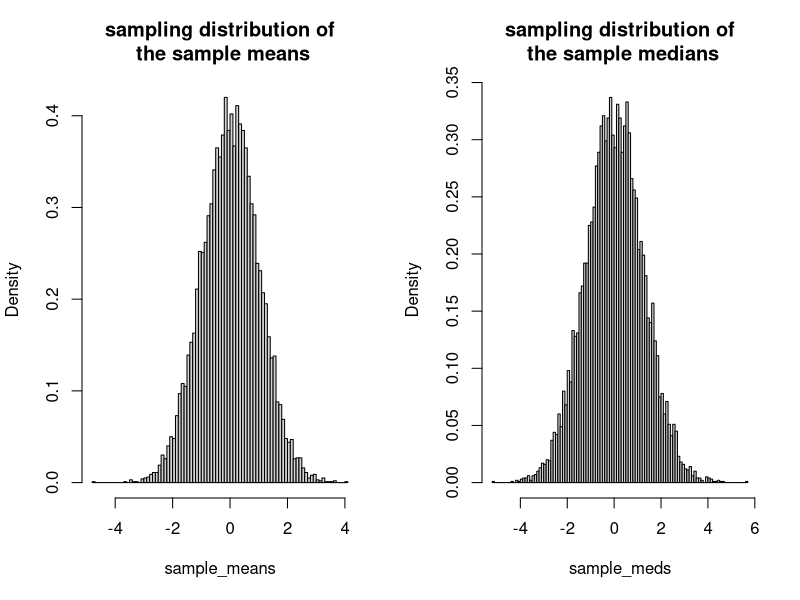
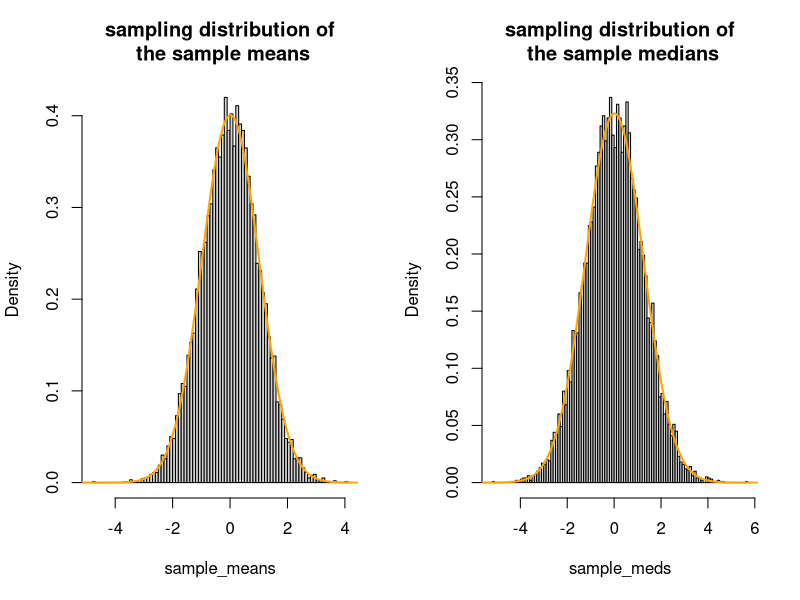
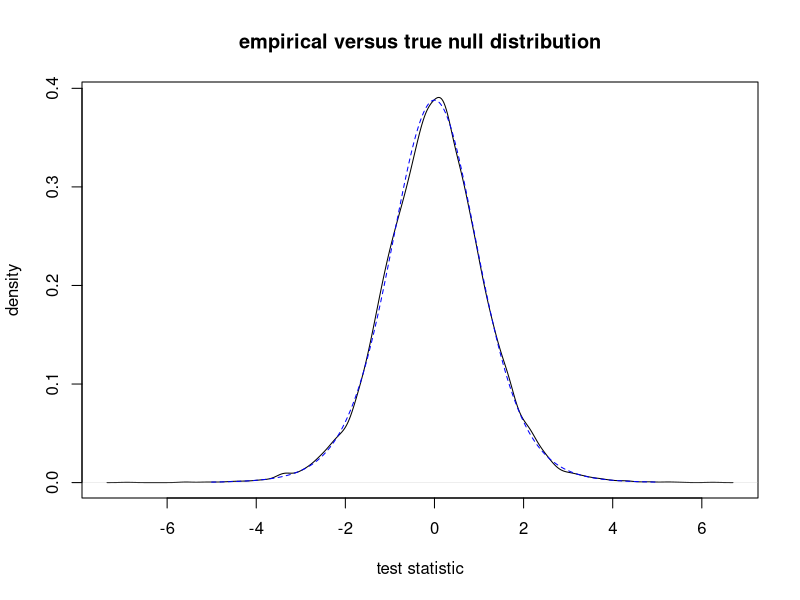
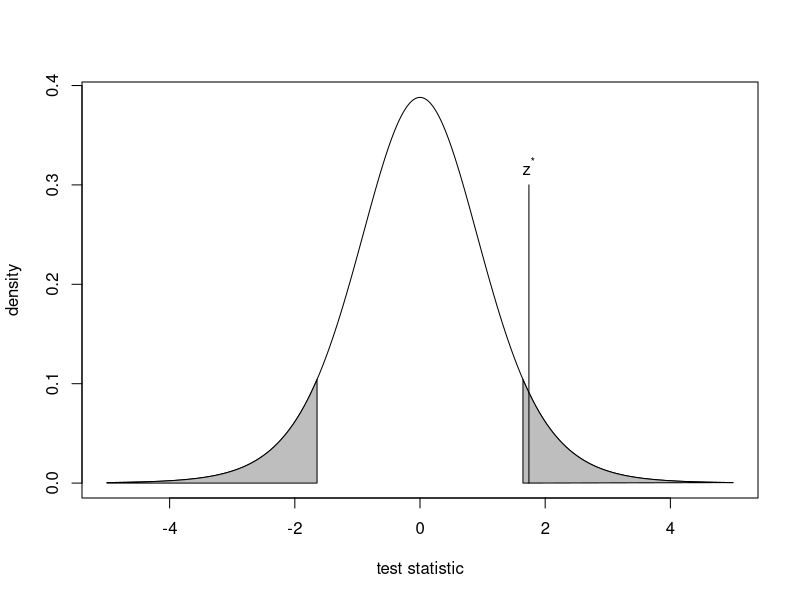
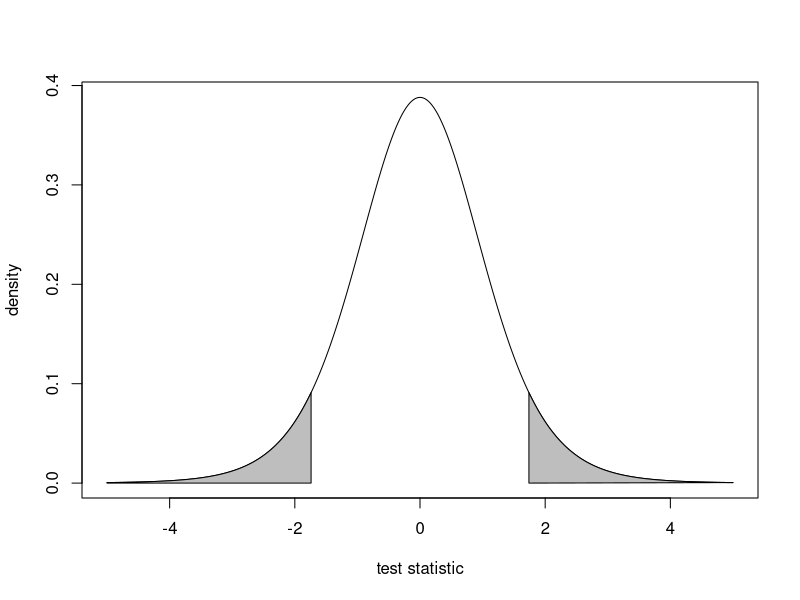
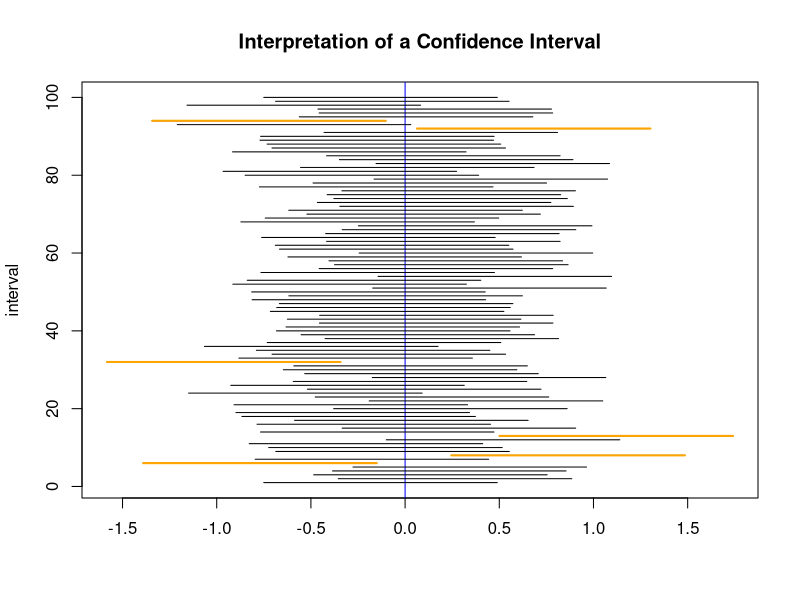

Generate these figures, in order, with R:
## ---- chunk 1
set.seed(1904) # set seed for reproducibility
nsamples <- 10000 # number of independent samples
n <- 100 # sample size
# store sample means and medians
sample_means <- numeric(nsamples)
sample_meds <- numeric(nsamples)
# perform experiment nsamples times
for (i in seq_len(nsamples)) {
  # draw sample
  y <- rnorm(n, mean = 0, sd = 10)
  # compute sample mean
  sample_means[i] <- mean(y)
  # compute and store sample median
  sample_meds[i] <- median(y)
}
## ---- chunk 2
par(mfrow = c(1, 2)) # side-by-side histograms
hist(sample_means, probability = TRUE, breaks = 100,
     main = "sampling distribution of\n the sample means")
hist(sample_meds, probability = TRUE, breaks = 100,
     main = "sampling distribution of\n the sample medians")
par(mfrow = c(1, 1))
## ---- chunk 3
mean(sample_means) # estimated mean of statistic
## ---- chunk 4
sd(sample_means) # estimated standard error of statistic
## ---- chunk 5
mean(sample_meds)
## ---- chunk 6
sd(sample_meds)
## ---- chunk 7
par(mfrow = c(1, 2)) # side-by-side histograms
s <- seq(-10, 10, len = 10000) # sequence for plotting
hist(sample_means, probability = TRUE, breaks = 100, col = "lightgrey",
     main = "sampling distribution of\n the sample means")
# normal curve with estimated mean and standard error
lines(s, dnorm(s, mean = mean(sample_means), sd = sd(sample_means)), col = "orange", lwd = 2)
hist(sample_meds, probability = TRUE, breaks = 100, col = "lightgrey",
     main = "sampling distribution of\n the sample medians")
lines(s, dnorm(s, mean = mean(sample_meds), sd = sd(sample_meds)), col = "orange", lwd = 2)
par(mfrow = c(1, 1))
## ---- chunk 8
#| echo: false
#| label: tbl-pvalue-interp
#| output: true
#| tbl-cap: A summary of common strength-of-evidence interpretations for p-values.
interp_df <- cbind(pvalue = c("$> 0.10$",
                              "$\\leq 0.10$",
                              "$\\leq 0.05$",
                              "$\\leq 0.01$",
                              "$\\leq 0.001$"),
                   interpretation = c("no evidence for $H_a$",
                                     "weak evidence for $H_a$",
                                     "moderate evidence for $H_a$",
                                     "strong evidence for $H_a$",
                                     "very strong evidence for $H_a$"))
knitr::kable(interp_df,
    col.names = c("p-value", "Interpretation"),
    align = c('l', 'l'))
## ---- chunk 9
# set number seed for reproducible results
set.seed(12)
# create vector to store test statistics
tstats <- numeric(10000)
# for 10,000 experiments
for (i in seq_len(10000)) {
  # draw a sample of size 10 from a N(2, 4^2)
  y <- rnorm(n = 10, mean = 2, sd = 4)
  # compute and store the test statistic for the sample
  tstats[i] <- (mean(y) - 2) / (sd(y) / sqrt(10))
}
## ---- chunk 10
# plot empirical null distribution
plot(density(tstats),
     xlab = "test statistic",
     ylab = "density",
     main = "empirical versus true null distribution")
# sequence to plot null density over
s <- seq(-5, 5, len = 1000)
lines(s, dt(s, df = 9), lty = 2, col = "blue")
## ---- chunk 11
mean(tstats > qt(0.95, df = 9))
## ---- chunk 12
qnorm(c(0.05,0.95))
## ---- chunk 13
#| label: fig-rejection-region
#| echo: false
#| execute: true
#| eval: true
#| output: true
#| fig-cap: A plot of the rejection region for a two-tailed alternative hypothesis.
# sequence of values to plot
s <- seq(-5, 5, len = 10000)
plot(s, dt(s, df = 9), type = "l",
     xlab = "test statistic", ylab = "density")
q1 <- qnorm(0.05)
q2 <- qnorm(0.95)
s2 <- c(seq(-5, q1, len = 1000), q1, -5)
y2 <- c(dt(seq(-5, q1, len = 1000), df = 9), 0, 0)
s3 <- c(q2, seq(q2, 5, len = 1000), q2)
y3 <- c(0, dt(seq(q2, 5, len = 1000), df = 9), 0)
polygon(s2, y2, col = "grey")
polygon(s3, y3, col = "grey")
segments(1.74, 0, 1.74, 0.3)
text(1.74, 0.3, expression(z^"*"), pos = 3)
## ---- chunk 14
2 * (1 - pnorm(1.74))
## ---- chunk 15
#| label: fig-pvalue
#| echo: false
#| execute: true
#| eval: true
#| output: true
#| fig-cap: A plot of the area used to compute the p-value based on a two-tailed alternative hypothesis.
# sequence of values to plot
s <- seq(-5, 5, len = 10000)
plot(s, dt(s, df = 9), type = "l",
     xlab = "test statistic", ylab = "density")
q1 <- -1.74
q2 <- 1.74
s2 <- c(seq(-5, q1, len = 1000), q1, -5)
y2 <- c(dt(seq(-5, q1, len = 1000), df = 9), 0, 0)
s3 <- c(q2, seq(q2, 5, len = 1000), q2)
y3 <- c(0, dt(seq(q2, 5, len = 1000), df = 9), 0)
polygon(s2, y2, col = "grey")
polygon(s3, y3, col = "grey")
## ---- chunk 16
set.seed(33) # set number seed for reproducibility
# create vector to store sample means
means <- numeric(100)
# perform experiment 100 times
for (i in seq_len(100)) {
  # draw sample of size 10 from N(0, 1) and compute sample mean
  means[i] <- mean(rnorm(n = 10, mean = 0, sd = 1))
}
## ---- chunk 17
#calculate the lower and upper bounds for the 95% CIs
lb = means - qnorm(.975) * 1/sqrt(10)
ub = means + qnorm(.975) * 1/sqrt(10)
## ---- chunk 18
#| label: fig-ci-interp-plot
#| echo: false
#| execute: true
#| eval: true
#| output: true
#| fig-cap: A plot of 100 95% confidence intervals for a population mean produced from independent samples from a $\mathsf{N}(0,1)$ population
#create blank plot
plot(range(c(lb, ub)), c(1,100),
     xlab = "", ylab = "interval", type = "n")
# title plot
title("Interpretation of a Confidence Interval")
# plot true mean
abline(v = 0, col = "blue")
#plot interval each sample
for (i in 1:100) lines(c(lb[i], ub[i]), c(i, i))
#highlight intervals missing 0 in orange
for (i in 1:100) {
  if (lb[i] > 0 | ub[i] < 0 )   {
    lines(c(lb[i],ub[i]), c(i,i), col = "orange", lwd = 2)
  }
}
